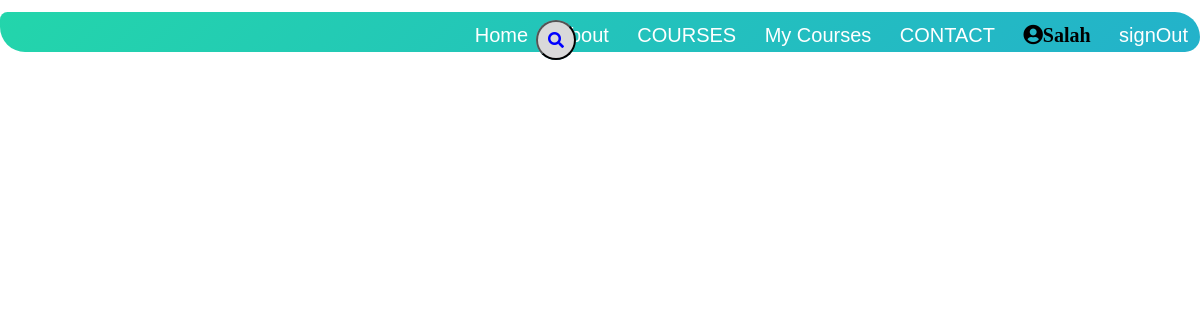
The page /myCourses.php (signed in) on the database as committed earlier.
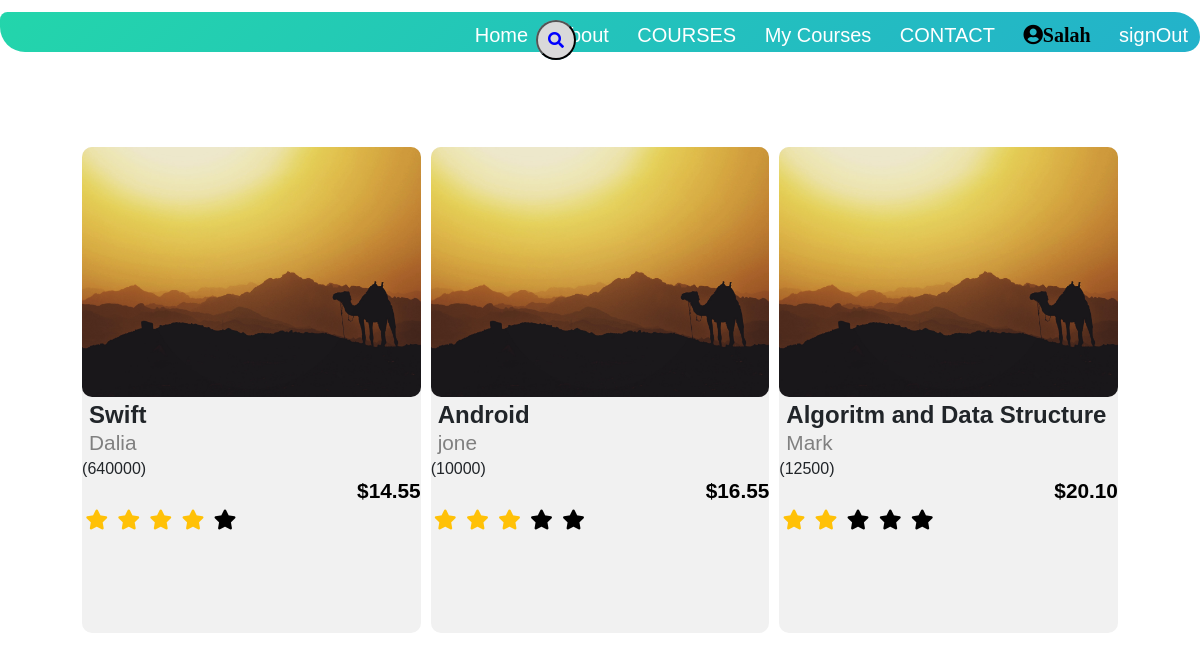
The same page on the database as committed later.
### tables this page shows
CREATE TABLE `usercourse` (
  `userid` int(255) NOT NULL,
  `username` varchar(255) NOT NULL,
  `courseName` varchar(255) NOT NULL,
  `courseId` int(255) NOT NULL
);

CREATE TABLE `course` (
  `courseId` int(255) NOT NULL,
  `courseName` varchar(255) NOT NULL,
  `coursePrice` varchar(255) NOT NULL,
  `enrolledSid` varchar(255) NOT NULL,
  `description` varchar(255) NOT NULL,
  `instructorName` varchar(255) NOT NULL,
  `image` varchar(255) NOT NULL
);

CREATE TABLE `ratings` (
  `courseid` int(11) NOT NULL,
  `star1` int(200) NOT NULL,
  `star2` int(200) NOT NULL,
  `star3` int(200) NOT NULL,
  `star4` int(200) NOT NULL,
  `star5` int(200) NOT NULL,
  `Total` varchar(16) GENERATED ALWAYS AS ((`star1` * 1 + `star2` * 2 + `star3` * 3 + `star4` * 4 + `star5` * 5) / (`star1` + `star2` + `star3` + `star4` + `star5`)) VIRTUAL
);

### myCourses.php (the view, shortened to what this page needs)
<!DOCTYPE html>
<html>
<head>
    <link rel="stylesheet" href="courseStyle.css">
    <link rel="stylesheet" href="search.css">
    <link rel="stylesheet" href="https://maxcdn.bootstrapcdn.com/bootstrap/4.0.0/css/bootstrap.min.css">
    <link rel="stylesheet" href="https://pro.fontawesome.com/releases/v5.10.0/css/all.css"/>
</head>
<body>
<nav>
    <div class="topnav">
 <ul>
                <li><a href="index.php">Home</a></li>
                <li><a href="">About</a></li>
                <li><a href="courses.php">COURSES</a></li>
                <li><a href="myCourses.php">My Courses</a></li>
                <li><a href="">CONTACT</a></li>
                <li><a href="profile.php"><i class="fa fa-user-circle"><?php echo $_SESSION['username'];?></i></a></li>
                <li><a href="signOut.php">signOut</a></li>
            </ul>
</div>
<form method="post">
<div class="searchBox">
            <button class="searchButton" href="#"type="submit" name="submit" value = "Search">
                <i class="fa fa-search" aria-hidden="true"></i>
            </button>
          </div>
  </form>
</nav>
   <section class="course">
    <div class="row">
    <?php
     $servername = "localhost";
        $username ="root";
        $password = "";
        $DB = "webdatabase";
        $conn = mysqli_connect($servername,$username,$password,$DB);
            $sql= "SELECT courseId FROM userCourse WHERE userid = '".$_SESSION['userid'].
            "'";
            $result=mysqli_query($conn,$sql);
            while($row=mysqli_fetch_array($result)){
            $sql2= "SELECT * FROM course Where courseId = '".$row['courseId']."'";
            $result2=mysqli_query($conn,$sql2);
            if($row2=mysqli_fetch_array($result2)){
                ?>
                 <div class="Course-col">
                  <img src="<?php echo $row2['image']; ?>" height="250px" width="400px">
                  <span class="coursename"><?php echo $row2['courseName']; ?></span><br>
                  <span class="instName"> <?php echo $row2['instructorName']; ?></span><br>
                  <?php echo "(".$row2['enrolledSid'].")"; ?><br>
                 <span class="price"><?php echo "$".$row2['coursePrice']; ?></span><br>
                <a href="index2.php?id=<?php echo $row['courseId'];?>"><div class="star">
                  <?php
                  $sql3= "SELECT * FROM ratings Where courseid = '".$row['courseId']."'";
                  $result3=mysqli_query($conn,$sql3);
                   if($row3=mysqli_fetch_array($result3)){
                    for($star = 1; $star <= 5; $star++)
                      {
                          $class_name = '';
                          if($row3['Total'] >= $star)
                          {
                               $class_name = 'text-warning';
                          }
                          else
                          {
                               $class_name = 'star-light';
                            }
                            ?>
                            <i class='fas fa-star <?php echo $class_name ?> mr-1'></i>
                            <?php
                        }
                   }
                  ?>
                 </div></a>
                  <br>
              </div>
              <?php
            }
        }
     ?>
 </div>
</section>

### courseStyle.css (style rules this page uses)
* { margin: 0; padding: 0; font-family: 'Poppins', sans-serif; }
.course { width: 90%; margin: auto; padding-top: 90px; display: flex; justify-content: center; align-items: center; }
.row { margin-top: 5%; display: flex; justify-content: center; align-items: center; flex-wrap: wrap; flex: 1 0 21%; margin: 5px; height: 100px; }
.row a { color: black; text-decoration: none; font-size: 20px; }
.Course-col { margin-left: 5px; margin-right: 5px; flex-basis: 21%; background: #F1F1F1; border-radius: 10px; margin-bottom: 5%; box-sizing: border-box; height: auto; width: auto; transition: 0.5s; }
.Course-col img { margin: 0; border-radius: 10px; width:100%; padding: 0; }
.coursename { margin-left:7px; font-weight: bold; font-size:1.5em; }
.instName { margin-left:7px; color: gray; font-size:1.3em; line-height: 0.5px; }
.price { margin-left:275px; font-weight: 600; color: black; font-size:1.3em; line-height: 0.5px; }
.star { margin-left: 1%; margin-bottom: 20%; }

### search.css (style rules this page uses)
body { margin: 0; font-family: Arial, Helvetica, sans-serif; }
.searchBox { position: absolute; top: 2.5%; left: 48%; transform: translate(-100%,0%); background: #7AD3DC; height: 40px; border-radius: 40px; }
.searchButton { color: white; float: right; width: 40px; height: 40px; border-radius: 50%; background: #D9D9DA; display: flex; justify-content: center; align-items: center; transition: 0.4s; }
.fa-search { color: blue; }
.topnav { flex: 1; text-align: right; margin-top: 1%; border-radius: 15px 50px 30px; background: linear-gradient(-45deg, #ee7752, #e73c7e, #23a6d5, #23d5ab); background-size: 400% 400%; animation: gradient 13s ease infinite; height: 5vh; }
.topnav ul li { list-style: none; display: inline-block; padding: 8px 12px; position: relative; }
.topnav ul li a { color: white; text-decoration: none; font-size: 20px; }
.topnav ul li::after { content: ''; width: 0%; height: 2px;background: #2BCBE4; display: block; margin: auto; transition: 0.5s; }
.fa-user-circle { color:black; }

Rows that differ between the two databases and show on the page:
added usercourse: courseId.image (picture), courseId.courseName "Swift", courseId.instructorName "Dalia", courseId.enrolledSid "640000", courseId.coursePrice "14.55"
added usercourse: courseId.image (picture), courseId.courseName "Android", courseId.instructorName "jone", courseId.enrolledSid "10000", courseId.coursePrice "16.55"
added usercourse: courseId.image (picture), courseId.courseName "Algoritm and Data Structure", courseId.instructorName "Mark", courseId.enrolledSid "12500", courseId.coursePrice "20.10"
